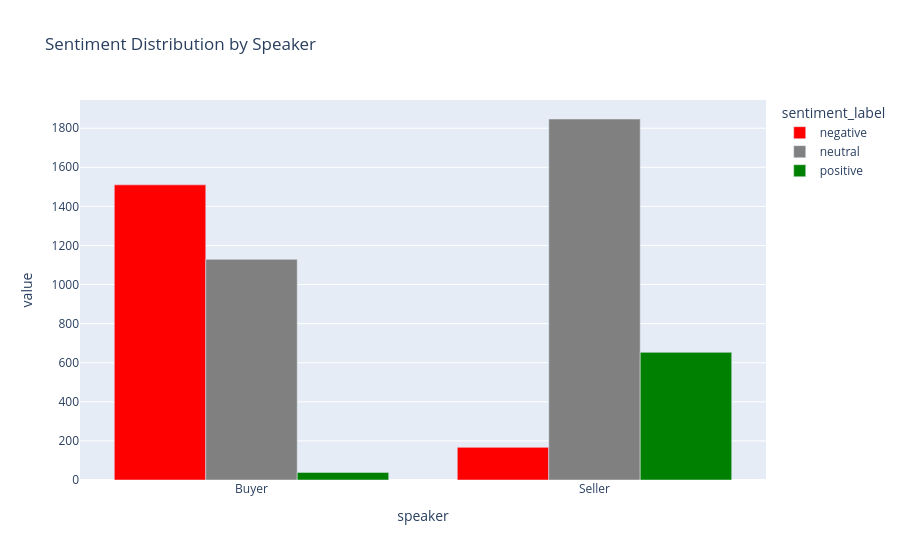

Notebook cell for this chart:
### Markdown cell above
## 3. 🧠 NLP & Conversation Analytics

### Code cell
# Sentiment Analysis using lexicon
POSITIVE_WORDS = {'yes', 'great', 'interested', 'love', 'perfect', 'amazing', 'definitely', 
                  'absolutely', 'excellent', 'wonderful', 'impressive', 'excited'}
NEGATIVE_WORDS = {'no', 'not', 'expensive', 'busy', 'later', 'problem', 'issue', 'concern',
                  'difficult', 'impossible', 'reject', 'decline', 'competitor'}

def analyze_sentiment(text):
    """Simple lexicon-based sentiment."""
    if not isinstance(text, str):
        return 'neutral', 0
    words = text.lower().split()
    pos = sum(1 for w in words if w in POSITIVE_WORDS)
    neg = sum(1 for w in words if w in NEGATIVE_WORDS)
    
    if pos > neg:
        return 'positive', (pos - neg) / max(len(words), 1)
    elif neg > pos:
        return 'negative', (neg - pos) / max(len(words), 1)
    return 'neutral', 0

if DATA_LOADED and len(turns_df) > 0 and 'message' in turns_df.columns:
    # Apply to turns
    sentiment_results = turns_df['message'].apply(analyze_sentiment)
    turns_df['sentiment_label'] = [r[0] for r in sentiment_results]
    turns_df['sentiment_score'] = [r[1] for r in sentiment_results]

    # Sentiment by speaker
    sentiment_by_speaker = turns_df.groupby(['speaker', 'sentiment_label']).size().unstack(fill_value=0)

    fig = px.bar(sentiment_by_speaker.reset_index().melt(id_vars='speaker'),
                 x='speaker', y='value', color='sentiment_label',
                 barmode='group', title='Sentiment Distribution by Speaker',
                 color_discrete_map={'positive': 'green', 'negative': 'red', 'neutral': 'gray'})
    fig.show()
else:
    print("⚠️ No conversation data available for sentiment analysis")

### Figure 1 — Plotly figure (JSON) as saved in the notebook; plotly's stock layout.template omitted (floating-point values rounded to 4 significant figures)
{"data": [{"alignmentgroup": "True", "hovertemplate": "sentiment_label=negative<br>speaker=%{x}<br>value=%{y}<extra></extra>", "legendgroup": "negative", "marker": {"color": "red", "pattern": {"shape": ""}}, "name": "negative", "offsetgroup": "negative", "orientation": "v", "showlegend": true, "textposition": "auto", "type": "bar", "x": ["Buyer", "Seller"], "xaxis": "x", "y": [1510, 167], "yaxis": "y"}, {"alignmentgroup": "True", "hovertemplate": "sentiment_label=neutral<br>speaker=%{x}<br>value=%{y}<extra></extra>", "legendgroup": "neutral", "marker": {"color": "gray", "pattern": {"shape": ""}}, "name": "neutral", "offsetgroup": "neutral", "orientation": "v", "showlegend": true, "textposition": "auto", "type": "bar", "x": ["Buyer", "Seller"], "xaxis": "x", "y": [1129, 1847], "yaxis": "y"}, {"alignmentgroup": "True", "hovertemplate": "sentiment_label=positive<br>speaker=%{x}<br>value=%{y}<extra></extra>", "legendgroup": "positive", "marker": {"color": "green", "pattern": {"shape": ""}}, "name": "positive", "offsetgroup": "positive", "orientation": "v", "showlegend": true, "textposition": "auto", "type": "bar", "x": ["Buyer", "Seller"], "xaxis": "x", "y": [39, 653], "yaxis": "y"}], "layout": {"barmode": "group", "legend": {"title": {"text": "sentiment_label"}, "tracegroupgap": 0}, "title": {"text": "Sentiment Distribution by Speaker"}, "xaxis": {"anchor": "y", "domain": [0, 1], "title": {"text": "speaker"}}, "yaxis": {"anchor": "x", "domain": [0, 1], "title": {"text": "value"}}}}
